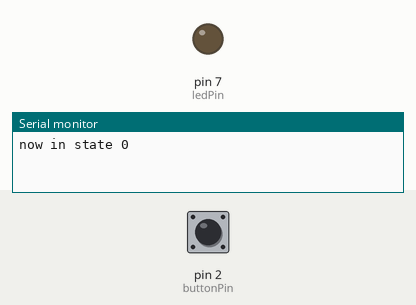
Recording of a sketch running on a simulated Arduino Uno, built with avr-gcc and run on an emulated ATmega328P. On the bench: output pins drawn as LEDs (lit = HIGH), the last lines printed to the serial monitor. Dashed ring = blinking. The test bench sets the inputs (shaded band); at power-on: pin 2 (buttonPin) HIGH.

Above: at 1.2 s.
1.3 s: pin 2 (buttonPin) pulled LOW for 0.15 s
At 1.7 s:
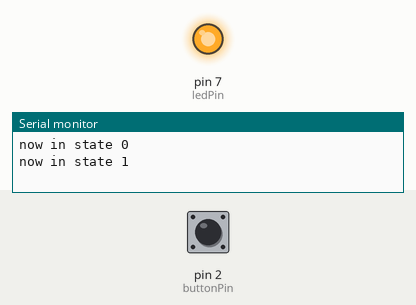
2.9 s: pin 2 (buttonPin) pulled LOW for 1 s
At 3.21 s:
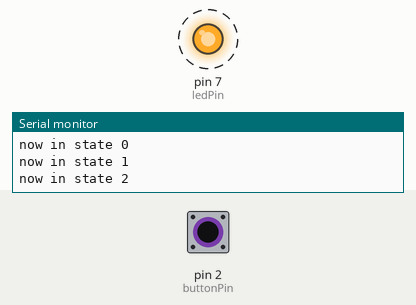
Timing chart, 0 to 11.9 s (numbered marks = the images above; inputs shaded):
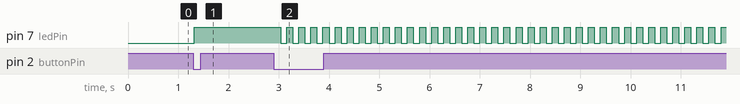

The sketch:

b8_01_states_given.ino
```cpp
// ==================================================================
//   BAND 8, PART 3  -  ONE THING AT A TIME
//
//   WHAT IT DOES
//     A light with four behaviours and one button.
//       WAITING   light off
//       ARMED     light on steady
//       ALARM     light flashing fast
//       SNOOZED   light off for five seconds, then back to ARMED
//
//     Press the button to move on to the next behaviour. From
//     SNOOZED it moves on by itself when the five seconds are up.
//
//   WIRING
//     LED long leg b3, short leg b4.
//       Resistor a3 to a1. Wire b1 to pin 7. Wire a4 to minus rail.
//     Button legs in e19, e21, f19, f21.
//       Wire j19 to pin 2. Wire a21 to the minus rail.
//     One wire from the minus rail to a GND pin.
//
//   THE IDEA, AND IT IS THE WHOLE BAND
//     One name, state, holds what the device is doing right now.
//     It is ALWAYS exactly one of four values. Never two. Never
//     none.
//
//     Everything else follows from that:
//       - loop() asks what state we are in, and does that job.
//       - Changing behaviour means changing ONE name.
//       - A behaviour you did not plan for cannot happen, because
//         there is no fifth value.
//
//   WHY THE NAMES IN CAPITALS
//     WAITING, ARMED, ALARM and SNOOZED are just the numbers 0, 1,
//     2 and 3 with readable names. The board does not care. You
//     do, in six months, when you read this again.
//
//   THE PART WORTH COPYING
//     enterState() is the only place that changes state. Anything
//     that has to happen the MOMENT a state begins goes in there,
//     once, rather than being repeated in three places.
// ==================================================================

const int WAITING = 0;
const int ARMED   = 1;
const int ALARM   = 2;
const int SNOOZED = 3;

int state = WAITING;

int ledPin = 7;
int buttonPin = 2;

int lastButton = HIGH;

unsigned long stateSince = 0;      // when the current state began
unsigned long snoozeFor = 5000;

unsigned long lastFlash = 0;
bool flashOn = false;

// The ONLY place state ever changes.
void enterState(int newState) {
  state = newState;
  stateSince = millis();

  if (state == WAITING) digitalWrite(ledPin, LOW);
  if (state == ARMED)   digitalWrite(ledPin, HIGH);
  if (state == SNOOZED) digitalWrite(ledPin, LOW);

  Serial.print("now in state ");
  Serial.println(state);
}

// True only on the round where the button goes down.
bool buttonJustPressed() {
  int reading = digitalRead(buttonPin);
  bool pressed = (reading == LOW && lastButton == HIGH);
  lastButton = reading;
  if (pressed) delay(20);
  return pressed;
}

void runWaiting(bool pressed) {
  if (pressed) enterState(ARMED);
}

void runArmed(bool pressed) {
  if (pressed) enterState(ALARM);
}

void runAlarm(bool pressed) {
  unsigned long now = millis();
  if (now - lastFlash >= 120) {
    lastFlash = now;
    flashOn = !flashOn;
    digitalWrite(ledPin, flashOn ? HIGH : LOW);
  }
  if (pressed) enterState(SNOOZED);
}

void runSnoozed(bool pressed) {
  // else if, not two separate ifs: a press landing on the same
  // round as the timeout must cause ONE change of state, not two.
  if (millis() - stateSince >= snoozeFor) {
    enterState(ARMED);
  } else if (pressed) {
    enterState(WAITING);
  }
}

void setup() {
  pinMode(ledPin, OUTPUT);
  pinMode(buttonPin, INPUT_PULLUP);
  Serial.begin(9600);
  enterState(WAITING);
}

void loop() {
  bool pressed = buttonJustPressed();

  if      (state == WAITING) runWaiting(pressed);
  else if (state == ARMED)   runArmed(pressed);
  else if (state == ALARM)   runAlarm(pressed);
  else if (state == SNOOZED) runSnoozed(pressed);
}
```

Measured:
- after the input at 1.3 s, pin 7 (ledPin): LOW → HIGH at once
- after the input at 2.9 s, pin 7 (ledPin): alternates HIGH for 0.12 s and LOW for 0.12 s, starting after 0.14 s
